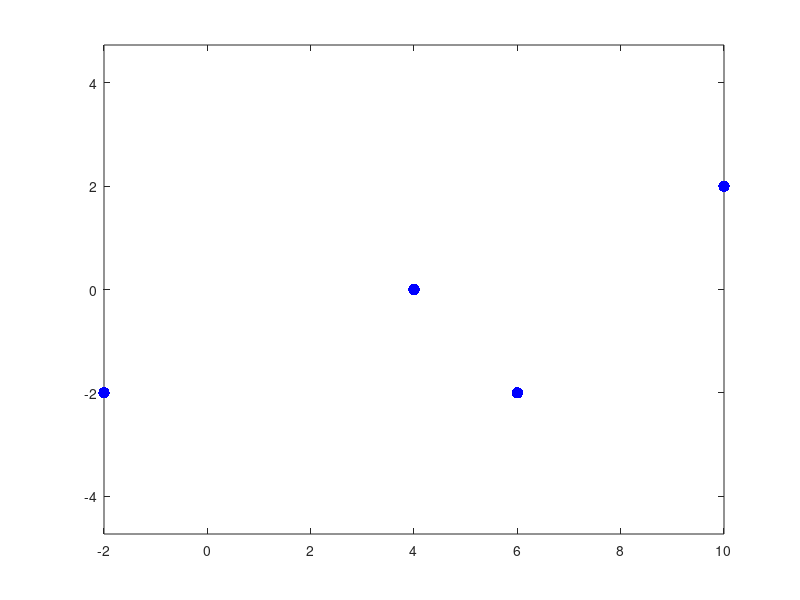

Recreate this plot in MATLAB. (Note: this script raises an error after producing the figure.)
%write the coordinates
px=[-2,4,6,10];
py=[-2,0,-2,2];
plot(px,py,'b.','MarkerSize',25)
axis equal; hold on;
t1=-1; t2=0; t3=2; t4=3;
syms a3 a2 a1 a0 b3 b2 b1 b0 t
%degree 3rd x and y equations
x(t)=a3*t^3+a2*t^2+a1*t+a0;
y(t)=b3*t^3+b2*t^2+b1*t+b0;
%evalute equation x(t)
ex=[x(t1)==px(1)
    x(t2)==px(2)
    x(t3)==px(3)
    x(t4)==px(4)
    ];
s=solve(ex,[a3 a2 a1 a0]);
hx=subs(x,[a3 a2 a1 a0],[s.a3 s.a2 s.a1 s.a0]);
%evalute equation y(t)
ey=[y(t1)==py(1)
    y(t2)==py(2)
    y(t3)==py(3)
    y(t4)==py(4)
    ];
s=solve(ey,[b3 b2 b1 b0]);
hy=subs(y,[b3 b2 b1 b0],[s.b3 s.b2 s.b1 s.b0]);
%draw the polynomial curve
fplot(hx,hy,[t1 t4])
%when t=2
dx=diff(hx,t);
dy=diff(hy,t);
%tangent vector at t3=2
quiver(hx(t3),hy(t3),dx(t3),dy(t3),'k')
